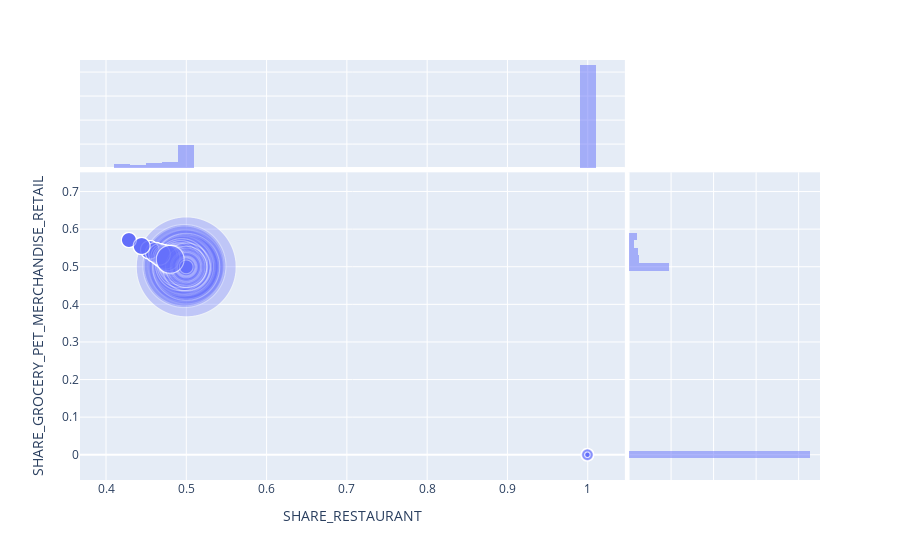

Notebook code for this chart:
### Markdown cell above
**Scatterplot** to visualize the relationship between SHARE_RESTAURANT, other services used and the corresponding PURCHASE_COUNT

### Code cell
df_purchases['SHARE_GROCERY_PET_MERCHANDISE_RETAIL'] =\
df_purchases['SHARE_GROCERY'] + df_purchases['SHARE_PET_SUPPLIES'] + df_purchases['SHARE_GENERAL_MERCHANDISE'] + df_purchases['SHARE_RETAIL_STORE']

scatter = px.scatter(data_frame=df_purchases, y='SHARE_GROCERY_PET_MERCHANDISE_RETAIL', x='SHARE_RESTAURANT', size='PURCHASE_COUNT', size_max = 100, opacity=0.3, marginal_x="histogram", marginal_y="histogram")
scatter.show()

### Figure 1 — Plotly figure (JSON) as saved in the notebook; plotly's stock layout.template omitted (floating-point values rounded to 4 significant figures; data arrays with more than 128 entries replaced by an {"elided": "..."} marker saying what was removed)
{"data": [{"hovertemplate": "SHARE_RESTAURANT=%{x}<br>SHARE_GROCERY_PET_MERCHANDISE_RETAIL=%{y}<br>PURCHASE_COUNT=%{marker.size}<extra></extra>", "legendgroup": "", "marker": {"color": "#636efa", "opacity": 0.3, "size": {"elided": "12028 int values"}, "sizemode": "area", "sizeref": 0.032, "symbol": "circle"}, "mode": "markers", "name": "", "showlegend": false, "type": "scattergl", "x": {"elided": "12028 float values"}, "xaxis": "x", "y": {"elided": "12028 float values"}, "yaxis": "y"}, {"alignmentgroup": "True", "bingroup": "x", "hovertemplate": "SHARE_RESTAURANT=%{x}<br>count=%{y}<extra></extra>", "legendgroup": "", "marker": {"color": "#636efa"}, "name": "", "offsetgroup": "", "opacity": 0.5, "showlegend": false, "type": "histogram", "x": {"elided": "12028 float values"}, "xaxis": "x3", "yaxis": "y3"}, {"alignmentgroup": "True", "bingroup": "y", "hovertemplate": "SHARE_GROCERY_PET_MERCHANDISE_RETAIL=%{y}<br>count=%{x}<extra></extra>", "legendgroup": "", "marker": {"color": "#636efa"}, "name": "", "offsetgroup": "", "opacity": 0.5, "showlegend": false, "type": "histogram", "xaxis": "x2", "y": {"elided": "12028 float values"}, "yaxis": "y2"}], "layout": {"barmode": "overlay", "legend": {"itemsizing": "constant", "tracegroupgap": 0}, "margin": {"t": 60}, "xaxis": {"anchor": "y", "domain": [0, 0.7363], "title": {"text": "SHARE_RESTAURANT"}}, "xaxis2": {"anchor": "y2", "domain": [0.7413, 1], "matches": "x2", "showgrid": true, "showline": false, "showticklabels": false, "ticks": ""}, "xaxis3": {"anchor": "y3", "domain": [0, 0.7363], "matches": "x", "showgrid": true, "showticklabels": false}, "xaxis4": {"anchor": "y4", "domain": [0.7413, 1], "matches": "x2", "showgrid": true, "showline": false, "showticklabels": false, "ticks": ""}, "yaxis": {"anchor": "x", "domain": [0, 0.7326], "title": {"text": "SHARE_GROCERY_PET_MERCHANDISE_RETAIL"}}, "yaxis2": {"anchor": "x2", "domain": [0, 0.7326], "matches": "y", "showgrid": true, "showticklabels": false}, "yaxis3": {"anchor": "x3", "domain": [0.7426, 1], "matches": "y3", "showgrid": true, "showline": false, "showticklabels": false, "ticks": ""}, "yaxis4": {"anchor": "x4", "domain": [0.7426, 1], "matches": "y3", "showgrid": true, "showline": false, "showticklabels": false, "ticks": ""}}}
